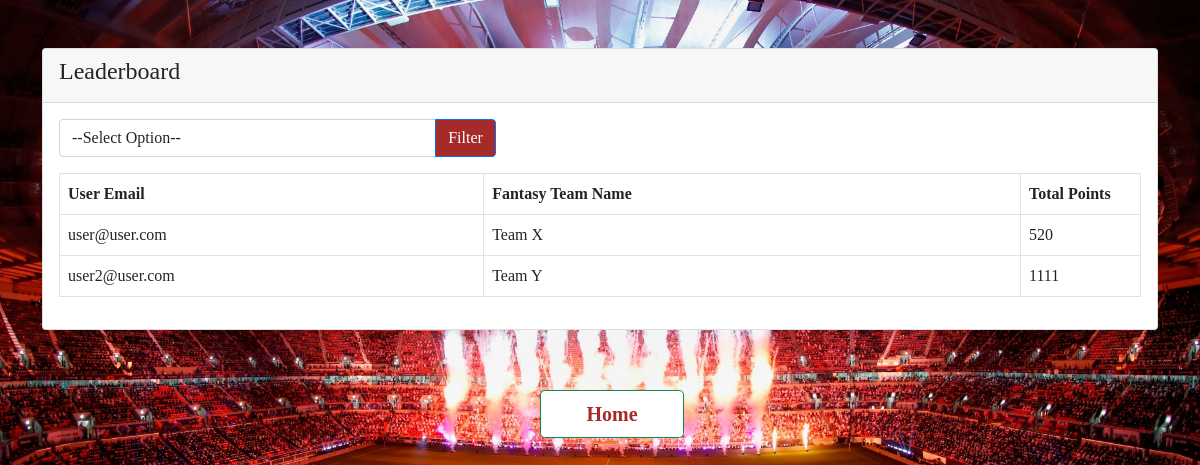
The page /leaderboard.php on the database its author committed.
### tables this page shows
CREATE TABLE `userconn` (
  `email` varchar(100) NOT NULL,
  `Contab` varchar(100) NOT NULL,
  `upoints` int(100) NOT NULL DEFAULT 0
);

### leaderboard.php (the view, shortened to what this page needs)
<?php
require_once "config.php";
?>
<!DOCTYPE html>
<html lang="en">
<head>
    <link href="https://cdn.jsdelivr.net/npm/bootstrap@5.0.0-beta1/dist/css/bootstrap.min.css" rel="stylesheet">
</head>
<body>
    <div class="container">
        <div class="row justify-content-center">
            <div class="col-md-12">
                <div class="card mt-5">
                    <div class="card-header">
                        <h4>Leaderboard</h4>
                    </div>
                    <div class="card-body">
                        <form action="" method="GET">
                            <div class="row">
                                <div class="col-md-5">
                                    <div class="input-group mb-3">
                                        <select name="sort_numeric" class="form-control" >
                                            <option value="">--Select Option--</option>
                                        </select>
                                        <button type="submit" class="input-group-text btn btn-primary" style = "background-color:brown;" id="basic-addon2">
                                            Filter
                                        </button>
                                    </div>
                                </div>
                            </div>
                        </form>
                        <table class="table table-bordered">
                            <thead>
                                <tr>
                                    <th>User Email</th>
                                    <th>Fantasy Team Name</th>
                                    <th>Total Points</th>
                                </tr>
                            </thead>
                            <tbody>
                            <?php
                                $sort_option = "";
                                $query = "SELECT * FROM userconn ORDER BY upoints $sort_option";
                                $query_run = mysqli_query($conn, $query);
                                if(mysqli_num_rows($query_run) > 0)
                                {
                                    foreach($query_run as $row)
                                    {
                                        ?>
                                            <tr>
                                                <td><?= $row['email']; ?></td>
                                                <td><?= $row['Contab']; ?></td>
                                                <td><?= $row['upoints']; ?></td>
                                            </tr>
                                        <?php
                                    }
                                }
                                else
                                {
                                    ?>
                                    <tr>
                                        <td colspan="3">No Record Found</td>
                                    </tr>
                                    <?php
                                }
                            ?>
                            </tbody>
                        </table>
                    </div>
                </div>
            </div>
        </div>
    </div>
    <button class="btn btn-success btn-lg" onclick="location.href='home.php'" type="button" style="width: 12% ; font-weight:bold;font-family:'myFirstFont'; color:brown; font: weight 80%; margin-left:45%; margin-top:5%;margin-bottom:5%; background-color:#fff;">
            Home
        </button>
</body>
</html>

### leaderboard.php (style rules this page uses)
body { background-image: url("10.jpg"); background-repeat: no-repeat, repeat; height: cover; background-size: cover; background-position: fill; }
table tr td:last-child { width: 120px; }
table { background-color:#fff; }
* { margin: 0; padding: 0; font-family:'myFirstFont'; }
th { display: table-cell; background-color:black; font-weight: bold; text-align: left; }

### rows shown on the page
userconn: email "user@user.com", Contab "Team X", upoints "520"
userconn: email "user2@user.com", Contab "Team Y", upoints "1111"
